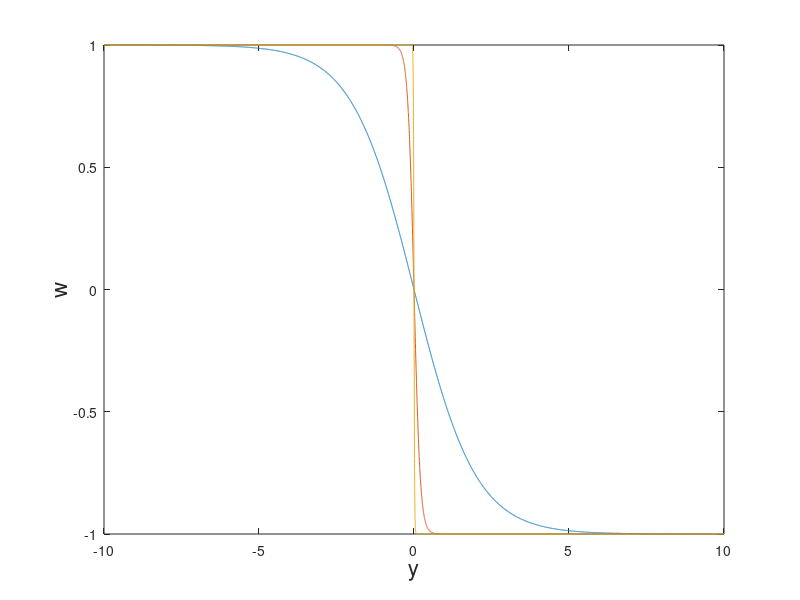

Reproduce this figure in MATLAB.
clc; clear all;

k=[1,0.1,0.01]; %different epsilon to 0

for i=1:3

ur=-1;
ul=1;

y=linspace(-10,10,10000);

a=k(i);

w=ur+(ul-ur).*(1-tanh((ul-ur).*y./(4*a)))./2; 

plot(y,w);
set(gcf,'color','w');
xlabel('y','FontSize',16);
ylabel('w','FontSize',16);
hold on;

end


